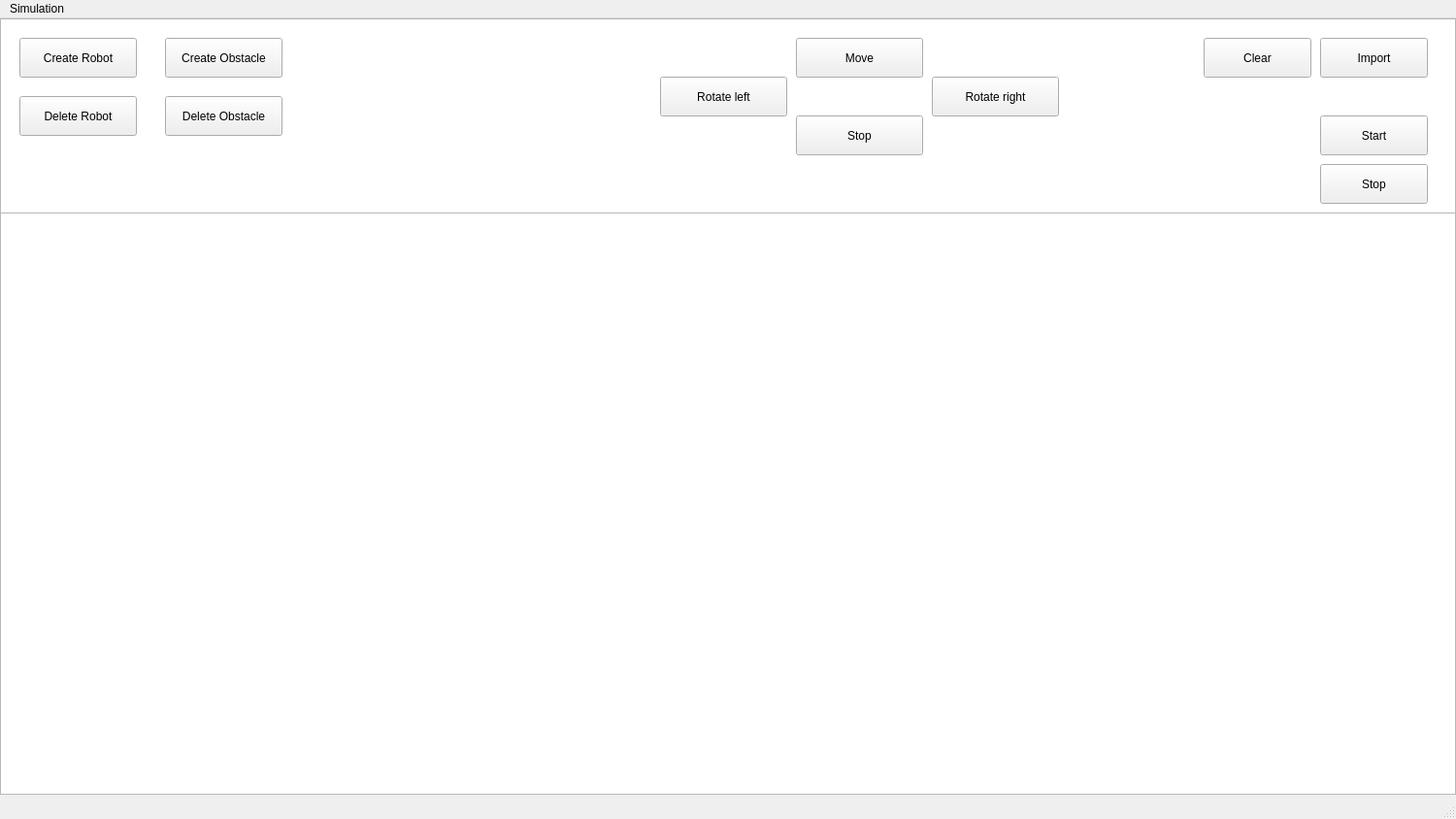
<?xml version="1.0" encoding="UTF-8"?>
<ui version="4.0">
 <class>MainWindow</class>
 <widget class="QMainWindow" name="MainWindow">
  <property name="geometry">
   <rect>
    <x>0</x>
    <y>0</y>
    <width>1500</width>
    <height>844</height>
   </rect>
  </property>
  <property name="windowTitle">
   <string>MainWindow</string>
  </property>
  <widget class="QWidget" name="centralwidget">
   <widget class="QGraphicsView" name="Buttons">
    <property name="geometry">
     <rect>
      <x>0</x>
      <y>0</y>
      <width>1500</width>
      <height>201</height>
     </rect>
    </property>
   </widget>
   <widget class="QPushButton" name="createRobot">
    <property name="geometry">
     <rect>
      <x>20</x>
      <y>20</y>
      <width>121</width>
      <height>41</height>
     </rect>
    </property>
    <property name="text">
     <string>Create Robot</string>
    </property>
   </widget>
   <widget class="QPushButton" name="deleteRobot">
    <property name="geometry">
     <rect>
      <x>20</x>
      <y>80</y>
      <width>121</width>
      <height>41</height>
     </rect>
    </property>
    <property name="text">
     <string>Delete Robot</string>
    </property>
   </widget>
   <widget class="QPushButton" name="createObstacle">
    <property name="geometry">
     <rect>
      <x>170</x>
      <y>20</y>
      <width>121</width>
      <height>41</height>
     </rect>
    </property>
    <property name="text">
     <string>Create Obstacle</string>
    </property>
   </widget>
   <widget class="QPushButton" name="startButton">
    <property name="geometry">
     <rect>
      <x>1360</x>
      <y>100</y>
      <width>111</width>
      <height>41</height>
     </rect>
    </property>
    <property name="styleSheet">
     <string notr="true">background-color = rgb(143, 240, 164)</string>
    </property>
    <property name="text">
     <string>Start</string>
    </property>
   </widget>
   <widget class="QPushButton" name="stopButton">
    <property name="geometry">
     <rect>
      <x>1360</x>
      <y>150</y>
      <width>111</width>
      <height>41</height>
     </rect>
    </property>
    <property name="text">
     <string>Stop</string>
    </property>
   </widget>
   <widget class="QGraphicsView" name="graphicsView">
    <property name="geometry">
     <rect>
      <x>0</x>
      <y>200</y>
      <width>1500</width>
      <height>600</height>
     </rect>
    </property>
    <property name="minimumSize">
     <size>
      <width>1500</width>
      <height>600</height>
     </size>
    </property>
    <property name="maximumSize">
     <size>
      <width>1500</width>
      <height>600</height>
     </size>
    </property>
   </widget>
   <widget class="QPushButton" name="deleteObstacle">
    <property name="geometry">
     <rect>
      <x>170</x>
      <y>80</y>
      <width>121</width>
      <height>41</height>
     </rect>
    </property>
    <property name="text">
     <string>Delete Obstacle</string>
    </property>
   </widget>
   <widget class="QPushButton" name="moveRobotButton">
    <property name="geometry">
     <rect>
      <x>820</x>
      <y>20</y>
      <width>131</width>
      <height>41</height>
     </rect>
    </property>
    <property name="text">
     <string>Move</string>
    </property>
   </widget>
   <widget class="QPushButton" name="rotateLeftButton">
    <property name="geometry">
     <rect>
      <x>680</x>
      <y>60</y>
      <width>131</width>
      <height>41</height>
     </rect>
    </property>
    <property name="text">
     <string>Rotate left</string>
    </property>
   </widget>
   <widget class="QPushButton" name="rotateRightButton">
    <property name="geometry">
     <rect>
      <x>960</x>
      <y>60</y>
      <width>131</width>
      <height>41</height>
     </rect>
    </property>
    <property name="text">
     <string>Rotate right</string>
    </property>
   </widget>
   <widget class="QPushButton" name="stopRobotButton">
    <property name="geometry">
     <rect>
      <x>820</x>
      <y>100</y>
      <width>131</width>
      <height>41</height>
     </rect>
    </property>
    <property name="text">
     <string>Stop</string>
    </property>
   </widget>
   <widget class="QPushButton" name="importButton">
    <property name="geometry">
     <rect>
      <x>1360</x>
      <y>20</y>
      <width>111</width>
      <height>41</height>
     </rect>
    </property>
    <property name="text">
     <string>Import</string>
    </property>
   </widget>
   <widget class="QPushButton" name="clearButton">
    <property name="geometry">
     <rect>
      <x>1240</x>
      <y>20</y>
      <width>111</width>
      <height>41</height>
     </rect>
    </property>
    <property name="text">
     <string>Clear</string>
    </property>
   </widget>
  </widget>
  <widget class="QMenuBar" name="menubar">
   <property name="geometry">
    <rect>
     <x>0</x>
     <y>0</y>
     <width>1498</width>
     <height>17</height>
    </rect>
   </property>
   <widget class="QMenu" name="menuSimulation">
    <property name="title">
     <string>Simulation</string>
    </property>
   </widget>
   <addaction name="menuSimulation"/>
  </widget>
  <widget class="QStatusBar" name="statusbar"/>
 </widget>
 <resources/>
 <connections/>
</ui>
